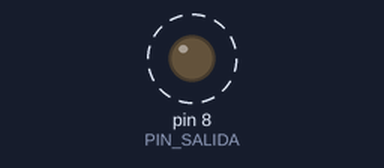
Bench run of a sketch on a simulated Arduino Uno, built with avr-gcc and run on an emulated ATmega328P. Shown: output pins drawn as LEDs (lit = HIGH). Dashed ring = blinking.

Above: at 0.2 s.
Timing chart, 0 to 3.0 s (numbered marks = the images above):
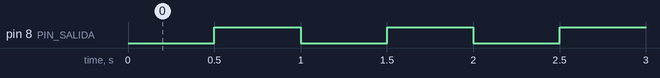

The sketch:

006_constantes.ino
```cpp
#define PIN_SALIDA 8
#define TIEMPO_PAUSA 500
void setup() {
  pinMode(PIN_SALIDA,OUTPUT);
}

void loop() {
  delay(TIEMPO_PAUSA);
  digitalWrite(PIN_SALIDA,HIGH);
  delay(TIEMPO_PAUSA);
  digitalWrite(PIN_SALIDA,LOW);
}
```

Measured:
- by itself, pin 8 (PIN_SALIDA): alternates HIGH for 0.50 s and LOW for 0.50 s
